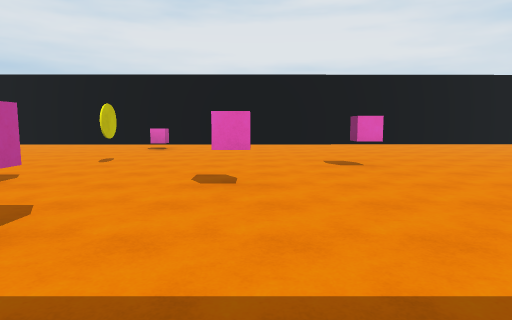
View 1 (above)

23 first-person views from a walk through a scene from a Unity 3-D project. The camera is 1.5 m above the floor, tilts 6° down and sees 75° across. The floor is counted in squares, 1.8 m on a side. Each view is taken from the middle of a square. On the plan, view 1 faces up. The plan holds only what a view shows up to about 11 squares ahead; the rest is blank. The place goes on beyond the plan. The player is left out. Some animated figures are not drawn. Surface patterns are stand-ins for the level's own textures.

View 2
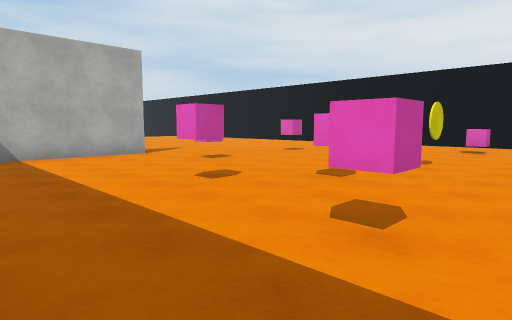

View 3
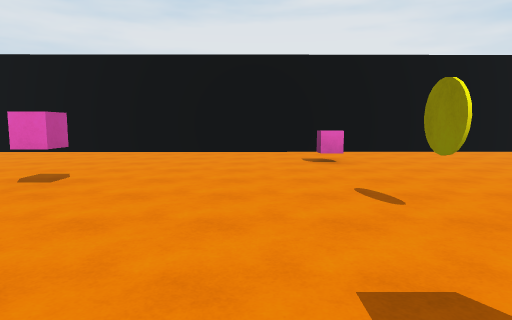

View 4
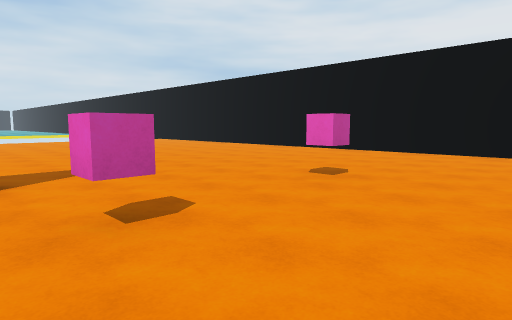

View 5
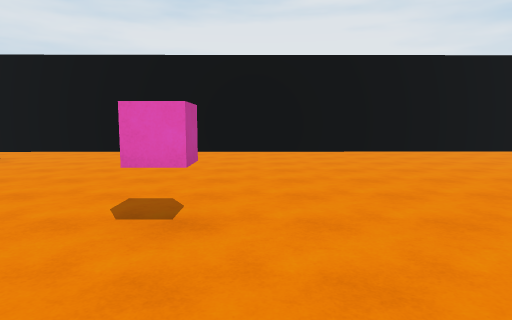

View 6
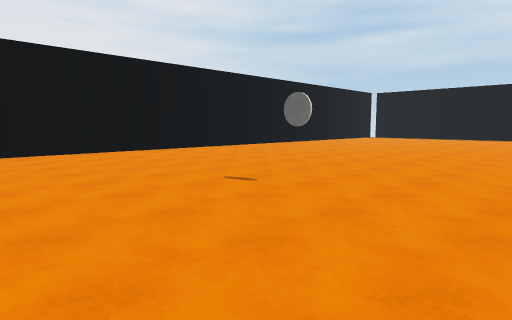

View 7
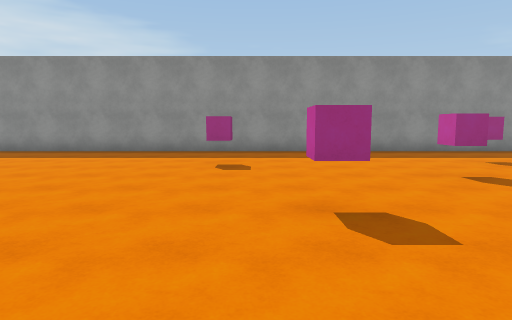

View 8
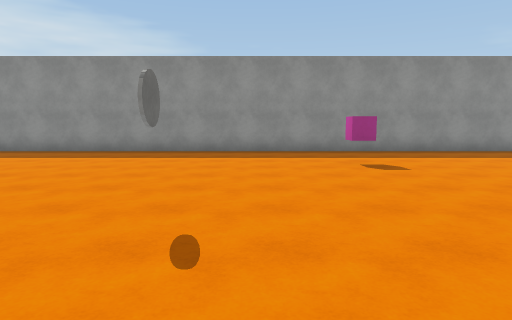

View 9
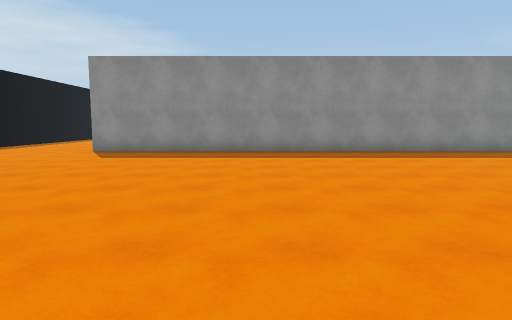

View 10
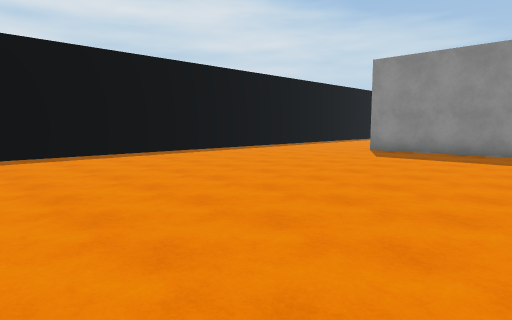

View 11
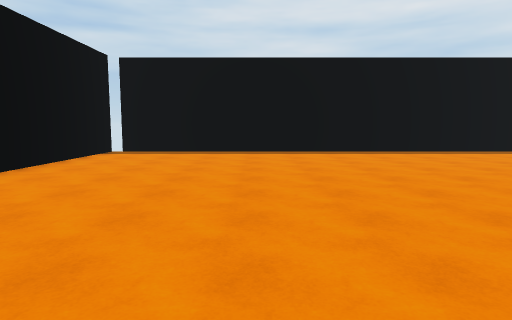

View 12
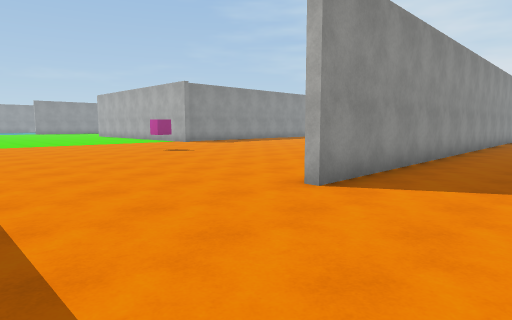

View 13
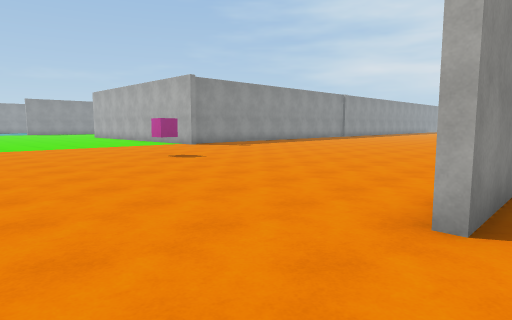

View 14
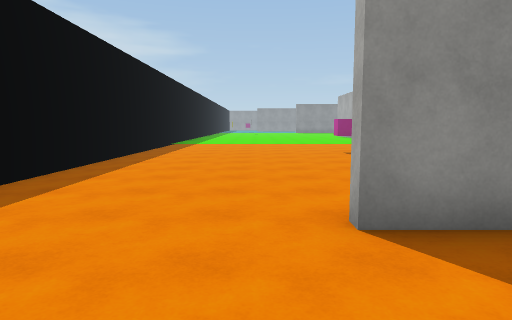

View 15
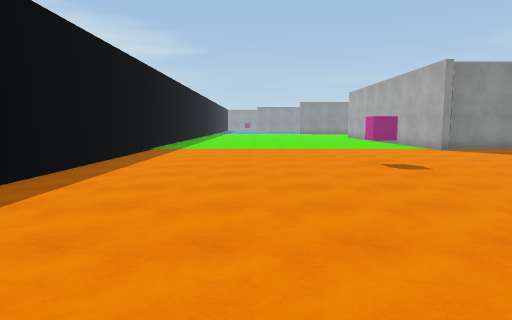

View 16
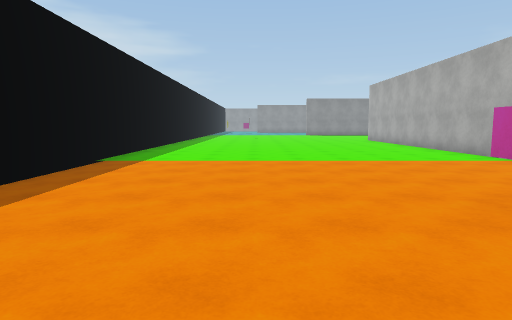

View 17
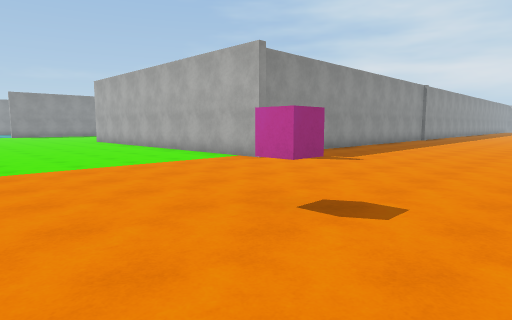

View 18
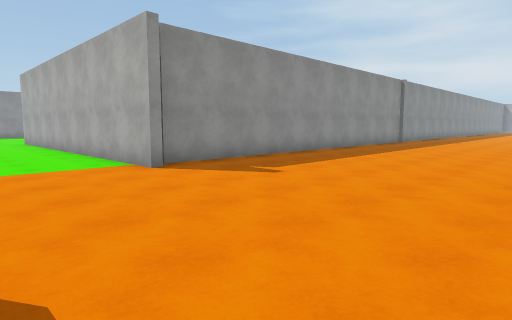

View 19
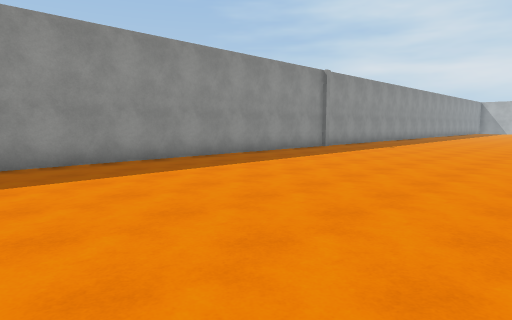

View 20
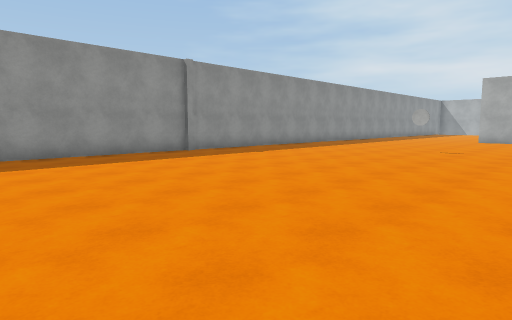

View 21
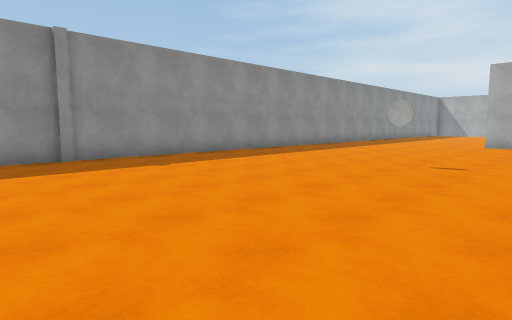

View 22
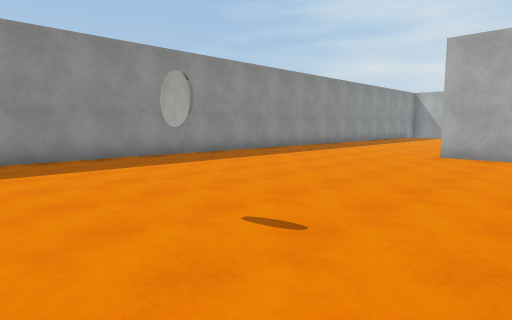

View 23
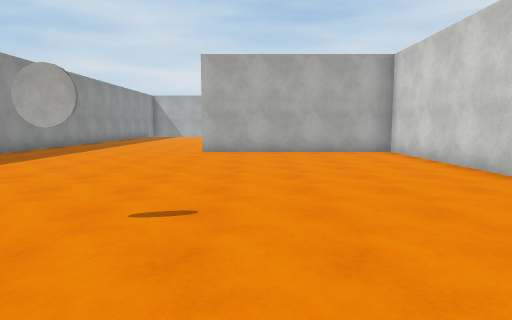

### Floor plan
Points are (right, up) in squares from view 1. A wall is a line through its corners. A room is listed if a view was taken in it or the views show most of it. See-through windows are left out.
Room 1 (views 1, 2, 3, 4, 5, 6, 7, 8, 9, 10, 11, 12, 13, 14, 15)
walls: (11, 14.5) (-10.9, 14.3); (-5.1, -0.6) (20.2, -0.6); (-10.3, 4.8) (-10.3, 1.1); (-12.5, 14.3) (-13, 14.3); (24.8, 1.6) (24.8, 14.4); (24.5, 14.5) (19.8, 14.5)
ways out: opening at (22.5, -2) to room 2; gap at (25, 14)
objects: pink cube (-8, 5); pink cube (-8, 9); pink cube (-4, 5); yellow coin (-3, 7); pink cube (-3, 12); pink cube (-2, 2); pink cube (0, 5); pink cube (2, 7); pink cube (4, 3)
Room 2 (views 16, 17, 18, 19, 20, 21, 22, 23)
walls: (1.8, -12.5) (14.4, -12.5); (14.9, -12) (14.9, -18.5); (-5.4, -0.8) (-10.3, -0.8) (-10.3, -6.8); (-8.2, -12.5) (1.6, -12.5); (-11.1, -12.5) (-9.8, -12.5); (24.9, -16) (24.8, -2.9)
ways out: opening at (22.5, -2) to room 1; gap at (14, -12)
objects: pink cube (18, -8)

Where each view was taken, in squares from view 1:
view 1: 0 up, 0 right, facing up
view 2: 0 up, 1 left, facing up-left
view 3: 4 up, 5 left, facing up
view 4: 4 up, 5 left, facing up-left
view 5: 4 up, 3 right, facing up
view 6: 4 up, 3 right, facing up-right
view 7: 10 up, 3 right, facing down
view 8: 10 up, 6 right, facing down
view 9: 10 up, 15 right, facing down
view 10: 10 up, 15 right, facing down-right
view 11: 10 up, 14 right, facing right
view 12: 2 up, 24 right, facing down-left
view 13: 0 up, 23 right, facing down-left
view 14: 2 up, 21 right, facing down
view 15: 1 down, 21 right, facing down
view 16: 5 down, 21 right, facing down
view 17: 6 down, 21 right, facing down-left
view 18: 6 down, 18 right, facing down-left
view 19: 5 down, 13 right, facing down-left
view 20: 3 down, 8 right, facing down-left
view 21: 4 down, 4 right, facing down-left
view 22: 4 down, 1 left, facing down-left
view 23: 5 down, 0 right, facing left
